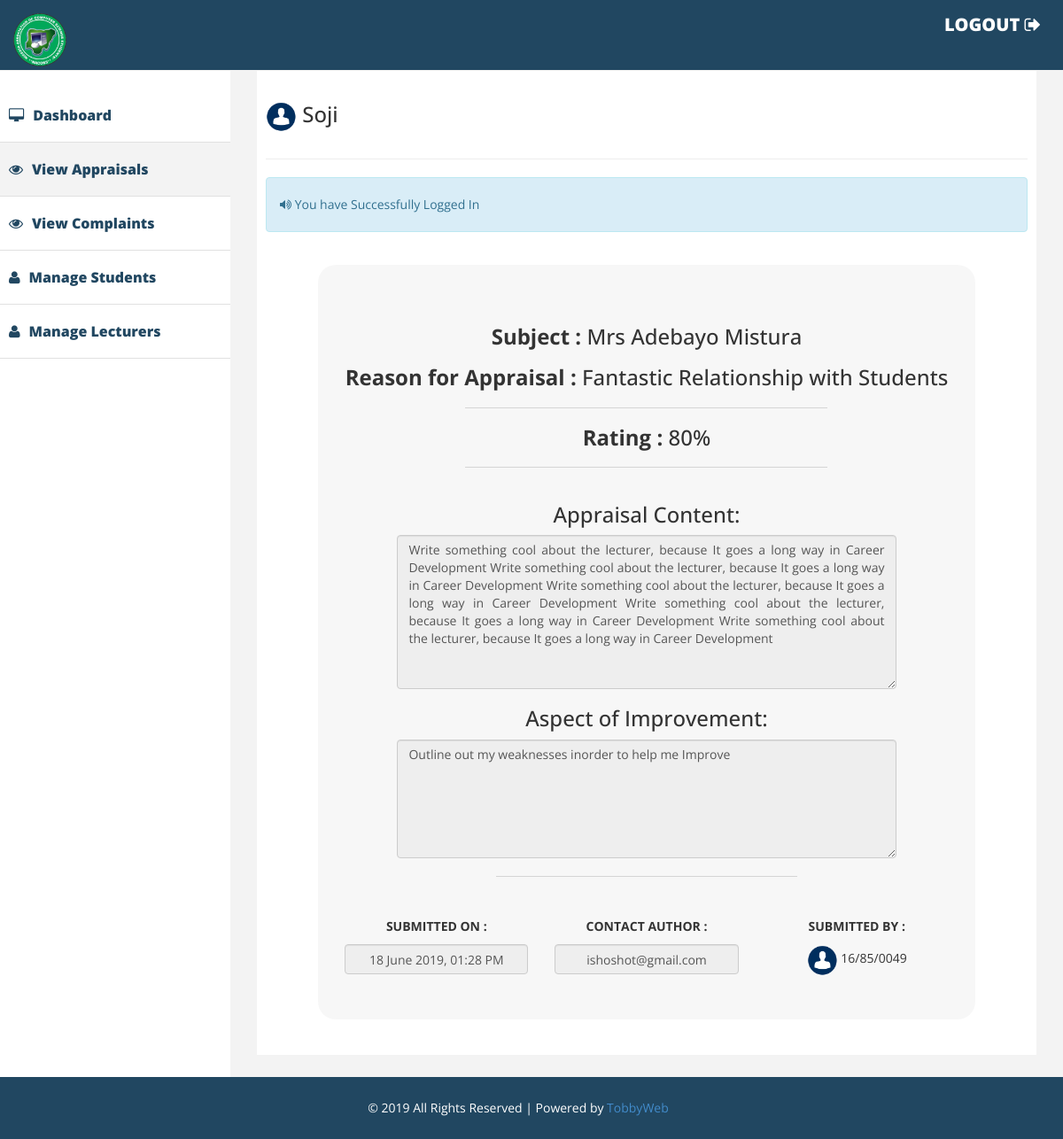
Page /seepraises.php?id=1 (signed in) on the committed database.
### tables this page shows
CREATE TABLE `users` (
  `users_id` int(11) NOT NULL,
  `title` varchar(10) DEFAULT NULL,
  `username` varchar(35) NOT NULL,
  `password` varchar(64) NOT NULL,
  `surname` varchar(20) DEFAULT NULL,
  `firstname` varchar(20) DEFAULT NULL,
  `matric` varchar(35) DEFAULT NULL,
  `email` varchar(35) DEFAULT NULL,
  `phone` varchar(20) DEFAULT NULL,
  `department` varchar(40) DEFAULT NULL,
  `level` varchar(30) DEFAULT NULL,
  `photo` text,
  `salt` varchar(32) NOT NULL,
  `joined` varchar(25) NOT NULL,
  `group` int(11) NOT NULL,
  `opt` varchar(10) DEFAULT NULL
);

CREATE TABLE `praise` (
  `a_id` int(11) NOT NULL,
  `mode` varchar(40) DEFAULT NULL,
  `photo` text,
  `lecturer` varchar(50) DEFAULT NULL,
  `reason` text,
  `rate` varchar(30) DEFAULT NULL,
  `praise` text,
  `improve` text,
  `date` varchar(30) DEFAULT NULL,
  `user` varchar(40) DEFAULT NULL
);

### classes/Config.php (called while the page is built)
<?php
class Config{
	public static function get($path=  null){
		if ($path){
			$config = $GLOBALS['config'];
			$path = explode('/', $path);
			foreach ($path as $bit){
				if (isset($config[$bit])) {
					$config=$config[$bit];
				}
			}
			return $config;
			}
			return false;
		}
	}
?>

### classes/DB.php (called while the page is built, shortened)
<?php
class DB {
	private static $_instance = null;
	private $_pdo,
	$_query,
	$_error = false,
	$_results,
	$_count = 0;
	private function __construct() {
		try{
			$this->_pdo = new PDO('mysql:host='. Config::get('mysql/host'). ';dbname=' .Config::get('mysql/db'), Config::get('mysql/username'), Config::get('mysql/password'));
		}catch(PDOException $e){
			die($e->getMessage());
		}
	}
	 public static function getInstance() {
	 	if(!isset(self::$_instance)) {
	 		self::$_instance=new DB();
	 	}
	 	return self::$_instance;
	 }
	 public function query($sql, $params = array()){
	 	$this->_error=false;
	 	if($this->_query = $this->_pdo->prepare($sql)){
	 			$x = 1;
	 			if(count($params)) {
	 				foreach($params  as $param) {
	 					$this->_query->bindValue($x, $param);
	 					$x++;
	 				}
	 			}
	 	if($this->_query->execute()){
	 	$this->_results = $this->_query->fetchAll(PDO::FETCH_OBJ);
	 	$this->_count=$this->_query->rowCount();
	 	}else{
	 		$this->_error = true;
	 	}
	  }
	  return $this;
	}
	public function action($action,$table,$where =array()){
			if (count($where) === 3) {
				$operators =array('=', '>', '<', '>=', '<=');
				 $field      = $where[0];
				 $operator   = $where[1];
				 $value      = $where[2];
				 if (in_array($operator, $operators)){
				 	$sql = "{$action}  FROM {$table} WHERE {$field} {$operator} ?";
				 		if (!$this->query($sql, array($value))->error()) {
				 				return $this;
				 		}
				 }
			}
			return false;
	}
	public function get($table,$where){
		return $this->action('SELECT *', $table, $where);
	}
	public function results(){
		return $this->_results;
	}
	public function first(){
		return $this->results()[0];
	}
	public function error(){
		return $this->_error;
	}
	public function count(){
	return $this->_count;
	}
}
?>

### classes/User.php (called while the page is built, shortened)
<?php
	class User{
		private $_db,
				$_data,
				$_sessionName,
				$_cookieName,
				$_isLoggedIn;
		public function __construct($user = null){
			$this->_db = DB::getInstance();
			$this->_sessionName = Config::get('session/session_name');
				if(!$user){
					if (Session::exists($this->_sessionName)) {
						$user = Session::get($this->_sessionName);
							if($this->find($user)){
								$this->_isLoggedIn = true;
							}else{
							}
					}
				}else{
					$this->find($user);
				}
		}
			public function find( $user = null){
				if($user){
					$field = (is_numeric($user)) ? 'users_id' : 'username';
					$data = $this->_db->get('users', array($field, '=', $user));
					if ($data->count()) {
						$this->_data = $data->first();
						return true;
					}
				}
				return false;
			}
		public function data(){
			return $this->_data;
		}
		public function isLoggedIn(){
			return $this->_isLoggedIn;
		}
	}
?>

### classes/Session.php (called while the page is built, shortened)
<?php
class Session{
	public static function exists($name){
		return (isset($_SESSION[$name])) ? true : false;
	}
	public static function get($name){
		return $_SESSION[$name];
	}
	public static function flash($name, $string = ''){
		if (self::exists($name)) {
			$session = self::get($name);
			return $session;
		}else{
			self::put($name, $string);
		}
	}
}
?>

### functions/sanitize.php (called while the page is built)
<?php
function escape($string){
	return htmlentities($string, ENT_QUOTES, 'UTF-8');
}
?>

### seepraises.php (the view, shortened to what this page needs)
<!DOCTYPE html>
<html>
<head>
    <link href="assets/css/bootstrap.css" rel="stylesheet" />
    <link href="assets/css/font-awesome.css" rel="stylesheet" />
    <link href="assets/css/custom.css" rel="stylesheet" />
</head>
<body>
<?php
  $user = new User();
  $firstname = escape($user->data()->firstname);
  $photo = escape($user->data()->photo);
  $users_id = escape($user->data()->users_id);
  if ($user->isLoggedIn()) {
    $id = $_GET['id'];
    $sql = DB::getInstance()->query("SELECT * FROM praise where a_id ='$id'");
    if ($sql->count()) {
?>
<div id="wrapper">
  <div class="navbar navbar-inverse navbar-fixed-top">
    <div class="adjust-nav">
      <div class="navbar-header">
          <a class="navbar-brand" href="#">
              <img src="assets/img/nacoss.png" style="width:60px; height:60px;" />
          </a>
      </div>
        <span class="logout-spn">
          <a href="logout.php" style="color:#fff; font-size:20px;">LOGOUT <i class="fa fa-sign-out"></i></a>
        </span>
    </div>
  </div>
      <nav class="navbar-default navbar-side" role="navigation">
      <div class="sidebar-collapse">
      <ul class="nav" id="main-menu">
          <li>
            <a href="admin.php?user=<?php echo $users_id; ?>" ><i class="fa fa-desktop"></i>Dashboard</a>
          </li>
          <li class="active-link">
            <a href="praises.php?user=<?php echo $users_id; ?>" ><i class="fa fa-eye"></i>View Appraisals</a>
          </li>
          <li>
            <a href="admcomplaints.php?user=<?php echo $users_id; ?>" ><i class="fa fa-eye"></i>View Complaints</a>
          </li>
          <li>
            <a href="mgstudents.php?user=<?php echo $users_id; ?>" ><i class="fa fa-user"></i>Manage Students</a>
          </li>
          <li>
            <a href="mglecturers.php?user=<?php echo $users_id; ?>" ><i class="fa fa-user"></i>Manage Lecturers</a>
          </li>
      </ul>
      </div>
      </nav>
<div id="page-wrapper" >
  <div id="page-inner">
        <div class="row" style="margin-top:1%;">
          <div class="col-md-12">
            <?php $Rphoto = "<img src='profile/".$photo."' style='width:35px; height:35px;border-radius:50%;'>"; ?>
            <h3 style=""><?php echo $Rphoto ." ". $firstname; ?></h3>
          </div>
        </div>
      <hr/>
      <?php if (Session::exists('home')) { ?>
      <div class="row">
        <div class="col-lg-12 ">
          <div class="alert alert-info">
            <i class="fa fa-volume-up"></i>
               <?php echo Session::flash('home'); ?>
          </div>
        </div>
      </div>
      <?php
        }
      ?>
    <div class="row" style="margin-top:2%;">
      <div class="col-md-1"></div>
      <div class="col-md-10 jumbotron" style="background-color:rgba(0,0,0,0.03); border-radius:20px;">
            <h3 class="text-center"><b>Subject : </b> <?php echo $sql->first()->lecturer;?></h3>
            <h3 class="text-center"><b>Reason for Appraisal :</b> <?php echo $sql->first()->reason;?></h3>
            <hr width="60%">
            <h3 class="text-center"><b>Rating : </b><?php echo $sql->first()->rate;?></h3>
            <hr width="60%">
          <div class="row">
            <div class="col-md-1"></div>
            <div class="col-md-10 text-center">
              <h3>Appraisal Content: </h3>
              <textarea class="form-control" rows="8" readonly style="text-align:justify;"><?php echo $sql->first()->praise; ?></textarea>
            </div>
            <div class="col-md-1"></div>
          </div>
          <div class="row">
            <div class="col-md-1"></div>
            <div class="col-md-10 text-center">
              <h3>Aspect of Improvement: </h3>
              <textarea class="form-control" rows="6" readonly style="text-align:justify;"><?php echo $sql->first()->improve; ?></textarea>
            </div>
            <div class="col-md-1"></div>
          </div>
          <hr width="50%;">
        <div class="row text-center" style="margin-top:1%;">
          <div class="col-md-4" style="margin-top:3%;">
            <label><b>SUBMITTED ON :</b></label><br/>
            <input type="text" name="" class="form-control text-center" value="<?php echo $sql->first()->date; ?>" readonly style="cursor:text;">
          </div>
          <div class="col-md-4" style="margin-top:3%;">
            <label><b>CONTACT AUTHOR :</b> </label>
            <input type="text" name="" class="form-control text-center" value="<?php echo $sql->first()->user; ?>" readonly style="cursor:text;">
          </div>
          <div class="col-md-4" style="margin-top:3%;">
            <label><b>SUBMITTED BY :</b></label><br/>
            <img src="profile/<?php echo $sql->first()->photo ?>" style="width:35px; height:auto; border-radius:50%;">
            <?php echo $sql->first()->mode; ?>
          </div>
        </div>
      <div class="col-md-1"></div>
    </div>
    <?php
        }
        else
        {
    ?>
        <div class="alert alert-danger">
            <p>THERE WAS A PROBLEM RECOVERING DATA !!!</p>
        </div>
    <?php
        }
    ?>
  </div>
</div>
</div>
<div class="footer">
    <div class="row">
        <div class="col-lg-12 text-center">
            &copy; 2019 All Rights Reserved | Powered by <a href="#">TobbyWeb</a>
        </div>
    </div>
</div>
<?php
}
else
{
  redirect::to('login.php');
}
?>
</body>
</html>

### assets/css/custom.css (style rules this page uses)
body { font-family: 'Open Sans', sans-serif; line-height:30px; }
#wrapper { width: 100%; margin-top:50px; }
#page-wrapper { padding: 15px 15px; min-height: 600px; background:#F3F3F3; }
#page-inner { width:100%; margin:10px 20px 10px 0px; background-color:#fff!important; padding:10px; min-height:1050px; }
.sidebar-collapse .nav { padding:0; padding-top:50px; }
.sidebar-collapse > .nav > li > a { padding:15px 10px; color: #214761; font-weight: 900; font-size: 16px; }
.sidebar-collapse > .nav > li { border-bottom:1px solid #e1e1e1; }
.navbar-side { border:none; background-color: #fff; }
.navbar-inverse { background-color: #214761; border-color: #F0F0F0; min-height: 80px; }
.nav > li > a > i { margin-right:10px; }
.logout-spn { float:right; color:#fff; font-size:25px; font-weight:800; margin:20px; margin: 10px 25px 10px 50px; }
.logout-spn a { text-decoration:none; }
.active-link { background-color:#f3f3f3; }
.footer { background-color:#214761; width:100%; color:#fff; padding:20px 50px 20px 50px; padding-left:20px; }
@media (min-width:768px) { #page-wrapper { margin: 0 0 0 260px; padding: 15px 30px; min-height: 1050px; } }
@media (min-width:768px) { .navbar-side { z-index: 1; position: absolute; width: 260px; } }

### rows in the picture
users: photo (placeholder picture), firstname "Soji"
praise: lecturer "Mrs Adebayo Mistura", reason "Fantastic Relationship with Students", rate "80%", praise "Write something cool about the lecturer, because It goes a long way in Career Development Write something cool about the lecturer, because It goes a long way in Career Development Write something cool about the lecturer, because It goes a long way in Career Development Write something cool about the lecturer, because It goes a long way in Career Development Write something cool about the lecturer, because It goes a long way in Career Development", improve "Outline out my weaknesses inorder to help me Improve", date "18 June 2019, 01:28 PM", user "ishoshot@gmail.com", photo (placeholder picture), mode "16/85/0049"

### other values in the picture
Session::flash('home') "You have Successfully Logged In"
